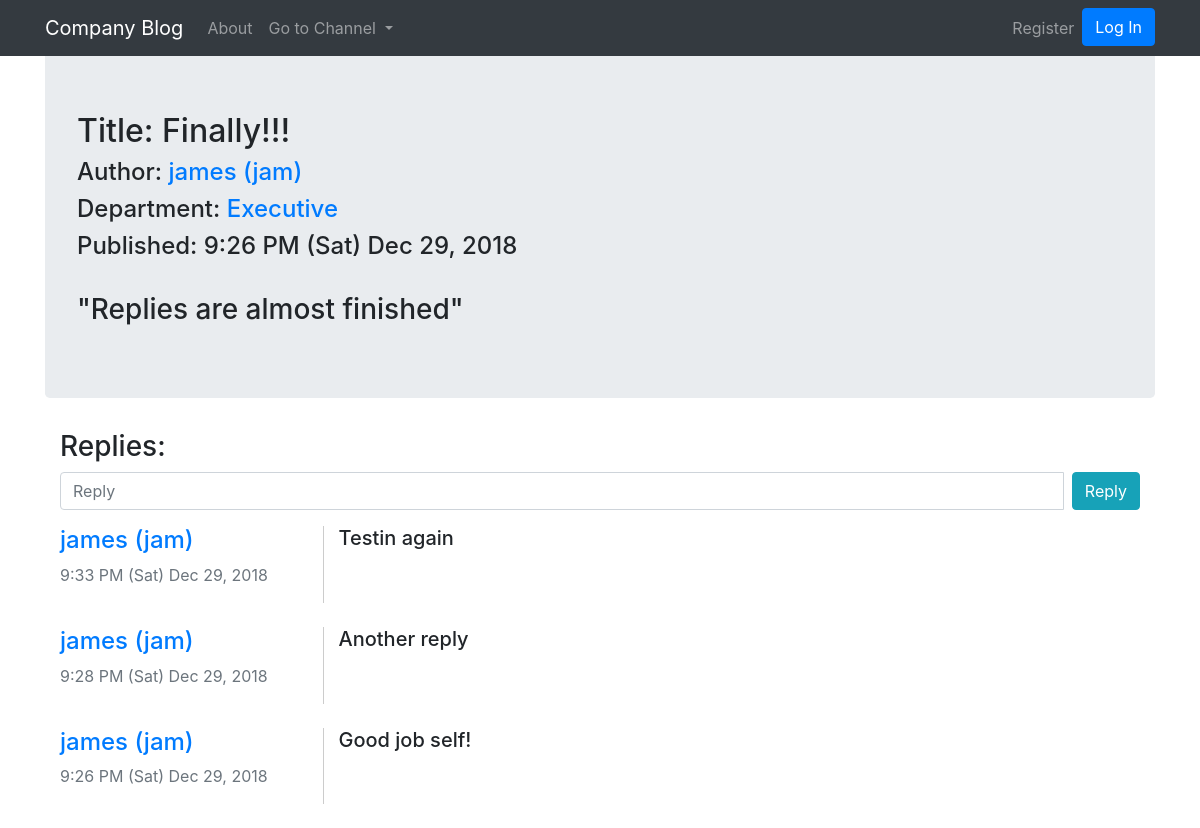
/post/1, run on the app's committed database.
### blogApp/models.py (models this page shows, shortened)
class Post(db.Model):
    __tablename__ = 'posts'
    users = db.relationship(User)
    id = db.Column(db.Integer, primary_key=True)
    user_id = db.Column(db.Integer, db.ForeignKey('users.id'), nullable=False)
    date = db.Column(db.DateTime, nullable=False, default = datetime.utcnow)
    title = db.Column(db.String(128), nullable=False)
    department = db.Column(db.String(128))
    text = db.Column(db.Text, nullable=False)
    replies = db.relationship('Reply', backref='parent_post', lazy=True)

class User(db.Model, UserMixin):
    __tablename__ = 'users'
    id = db.Column(db.Integer, primary_key = True)
    email = db.Column(db.String(64), unique=True, index=True)
    username = db.Column(db.String(64), unique=True, index=True)
    position = db.Column(db.String(64), index=True)
    password_hash = db.Column(db.String(128))
    posts = db.relationship('Post', backref='author', lazy=True)
    replies = db.relationship('Reply', backref='replier', lazy=True)

class Reply(db.Model):
    posts = db.relationship(Post)
    id = db.Column(db.Integer, primary_key=True)
    post_id = db.Column(db.Integer, db.ForeignKey('posts.id'), nullable=False)
    user_id = db.Column(db.Integer, db.ForeignKey('users.id'), nullable=False)
    date = db.Column(db.DateTime, nullable=False, default = datetime.utcnow)
    text = db.Column(db.Text, nullable=False)

### blogApp/posts/views.py (the view, shortened to what this page needs)
@posts.route('/post/<int:post_id>', methods=['GET', 'POST'])
def view_post(post_id):
    post = Post.query.get_or_404(post_id)
    replies = Reply.query.filter_by(parent_post=post).order_by(Reply.date.desc())
    form = NewReplyForm()
    return render_template('view_post.html', form=form, post=post, replies=replies)

### blogApp/posts/forms.py
class NewReplyForm(FlaskForm):
    text = StringField('Text', validators=[DataRequired()])
    submit = SubmitField('Reply')

### blogApp/__init__.py (called while the page is built)
@app.context_processor
def inject_test():
	departments = NewPostForm.departments
	return dict(departments=departments)

### blogApp/templates/view_post.html (shortened to what this page needs)
{% extends "base.html" %}
{% block content %}
<div class="jumbotron">
    <h2>Title: {{ post.title }}</h2>
    <h4>Author: <a href="{{ url_for('users.user_posts', username=post.author.username) }}">{{ post.author.username }} ({{post.author.position}})</a></h4>
    <h4>Department: <a href="{{ url_for('core.department', department=post.department) }}">{{ post.department }}</a></h4>
    <h4>Published: {{ post.date.strftime('%-I:%M %p (%a) %b %d, %Y') }}</h4>
    <br>
    <h3>"{{ post.text }}"</h3>
</div>
<div class="container">
    <h3>Replies:</h3>
    <form class="form-group" method="POST">
        <div class="input-group">
            {{ form.text(class="form-control", placeholder="Reply") }}
            <span class="input-group-btn">
            {{ form.submit(class="btn btn-info", style="margin-left:8px") }}
          </span>
        </div>
    </form>
    {% for item in replies %}
    <div class="row">
        <div class="col-md-3">
            <h4><a href="{{ url_for('users.user_posts', username=item.replier.username) }}">{{item.replier.username}} ({{item.replier.position}})</a></h4>
            <p class="text-muted">
                {{ item.date.strftime('%-I:%M %p (%a) %b %d, %Y') }}
            </p>
        </div>
        <div class="col-md-9" style="border-left: 1px solid #ccc;">
            <h5>{{item.text}}</h5>
        </div>
    </div>
    <br>
    {% endfor %}
</div>
{% endblock content %}

### data on the page
Post: title "Finally!!!", department "Executive", date "9:26 PM (Sat) Dec 29, 2018", text "Replies are almost finished"
User: author.username "james", author.position "jam"
Reply: replier.username "james", replier.position "jam", date "9:33 PM (Sat) Dec 29, 2018", text "Testin again"
Reply: replier.username "james", replier.position "jam", date "9:28 PM (Sat) Dec 29, 2018", text "Another reply"
Reply: replier.username "james", replier.position "jam", date "9:26 PM (Sat) Dec 29, 2018", text "Good job self!"
